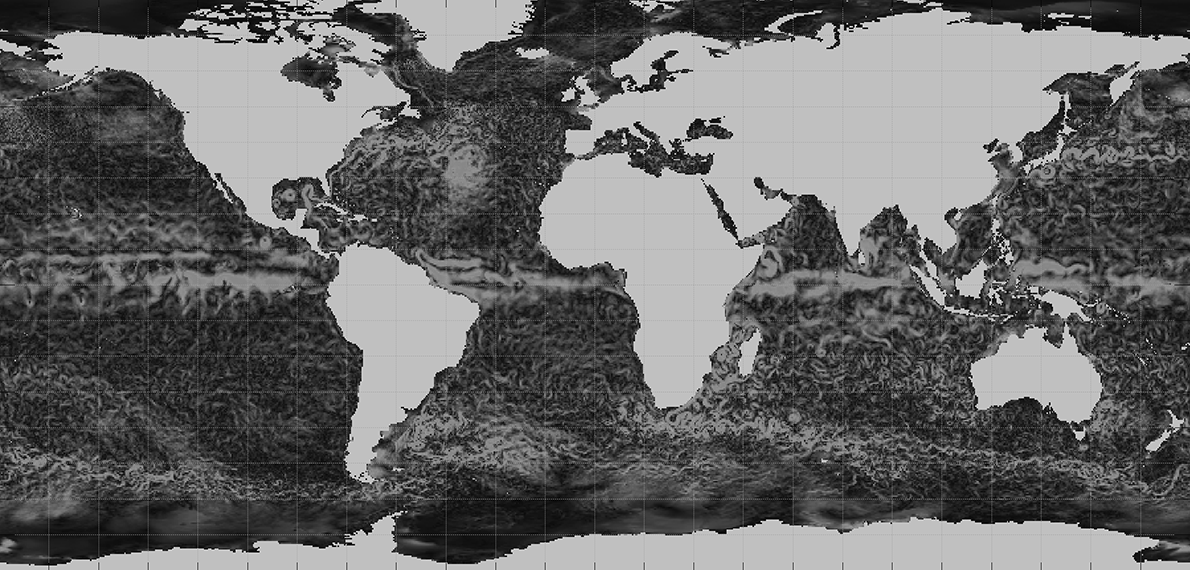
#> input picture Color_Maps/maps/cur_spd_cropped_bw_50.png, 1190 x 570 px, found by its file name
$ python color_recognition.py
#> lines starting #> are read from the running program, lines starting #| are printed output that depends on the picture
import cv2

# global variables
clicked = False
moving = False
salinity_b = salinity_g = salinity_r = \
    current_b = current_g = current_r = \
    temperature_r = temperature_g = temperature_b = \
    x_pos = y_pos = 0

# Images from where the colour will be read
current_map = cv2.imread("Color_Maps/maps/cur_spd_cropped_bw_50.png")
#> current_map is the input picture: shape (570, 1190, 3); min 0, max 255, mean 103
salinity_map = cv2.imread("Color_Maps/maps/sal_cropped_bw_50.png")
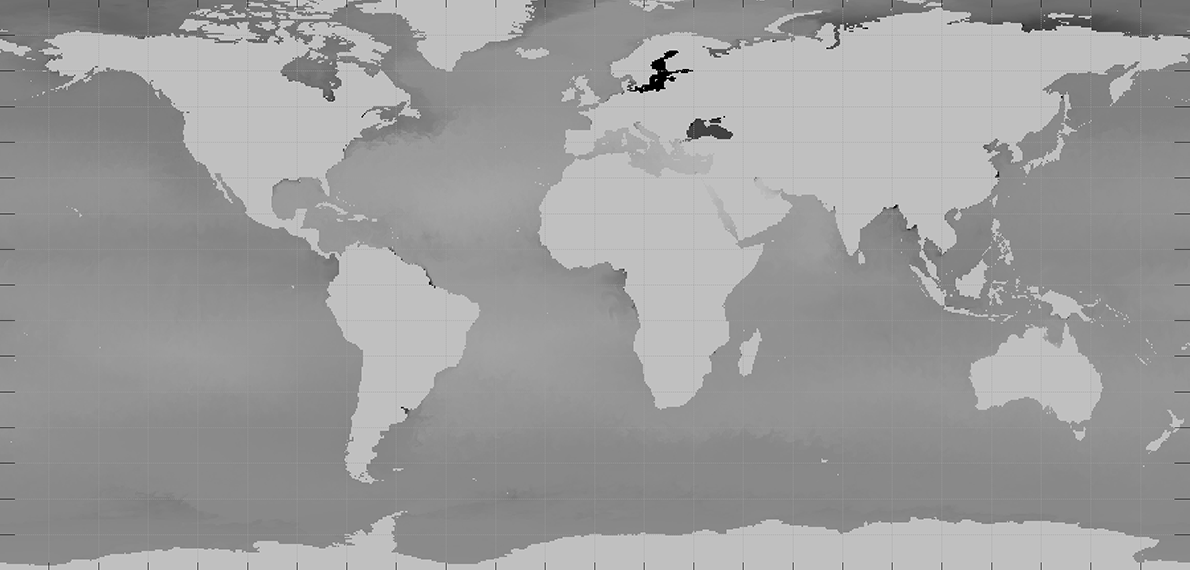
#> input picture Color_Maps/maps/sal_cropped_bw_50.png, 1190 x 570 px, found by its file name
#> salinity_map is the input picture: shape (570, 1190, 3); min 0, max 255, mean 156.7
temperature_map = cv2.imread("Color_Maps/maps/sst_cropped_bw_50.png")
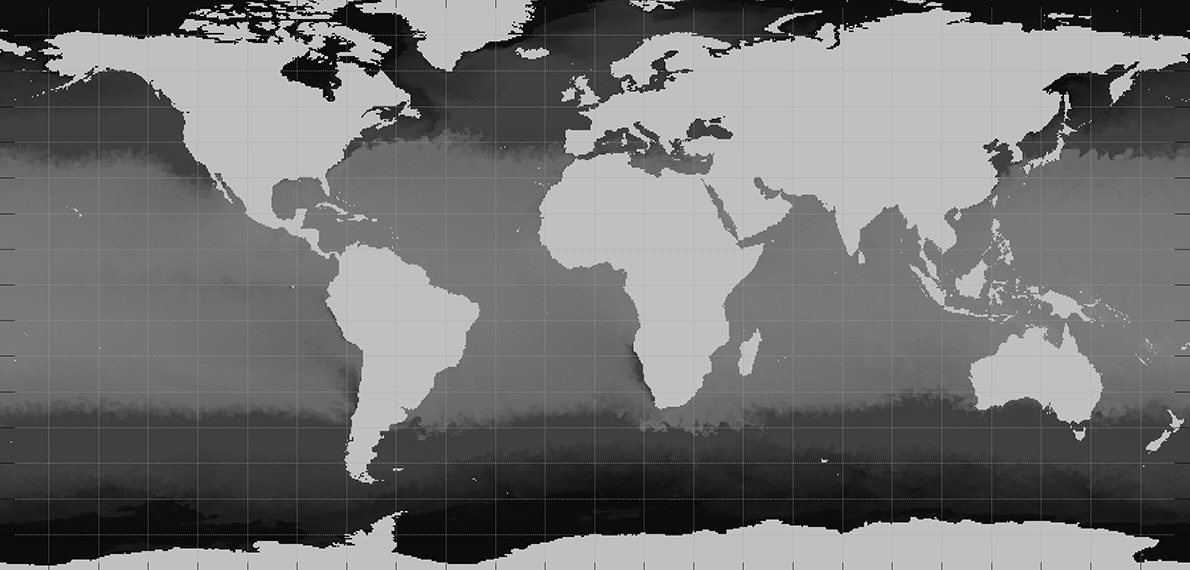
#> input picture Color_Maps/maps/sst_cropped_bw_50.png, 1190 x 570 px, found by its file name
#> temperature_map is the input picture: shape (570, 1190, 3); min 0, max 255, mean 113.9


# [49 lines left out: functions single_click, click, coordinates, not called in this run]
